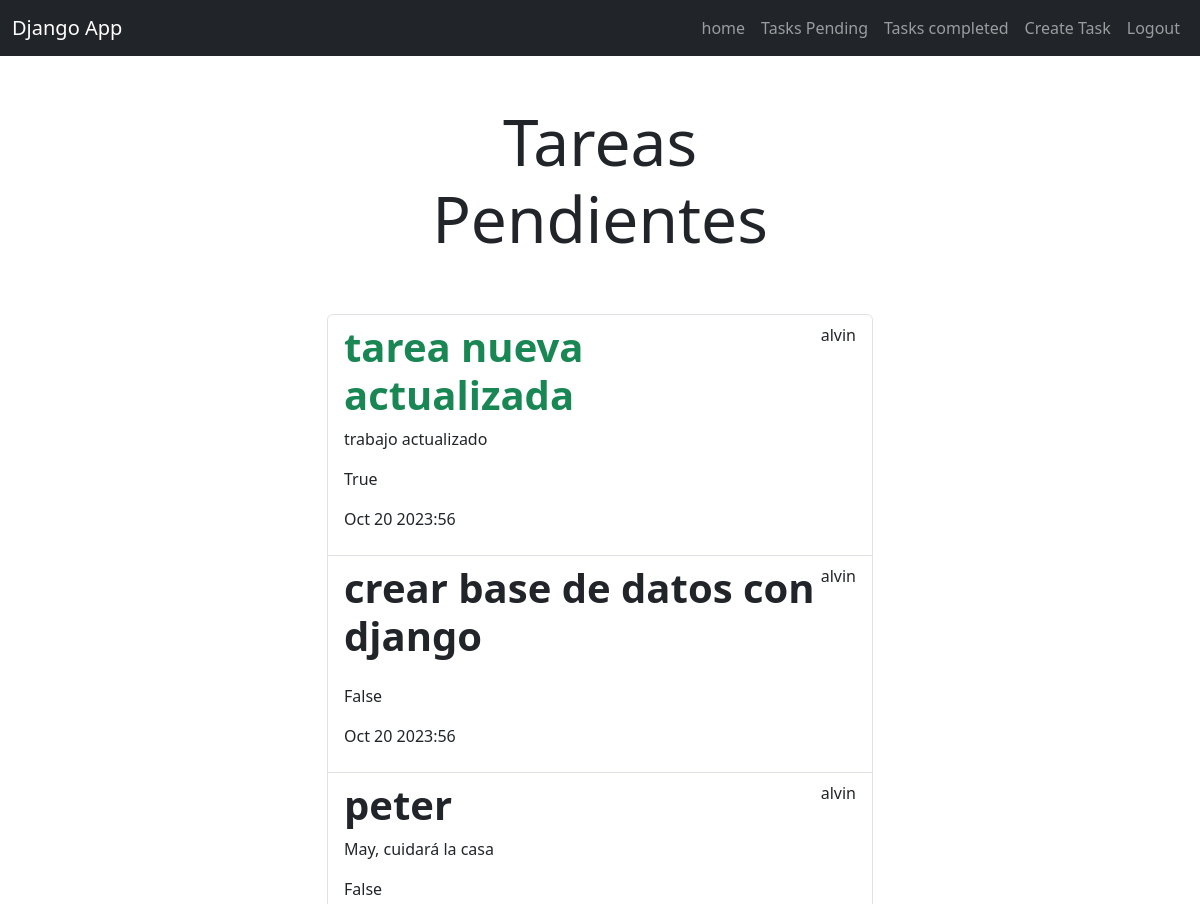
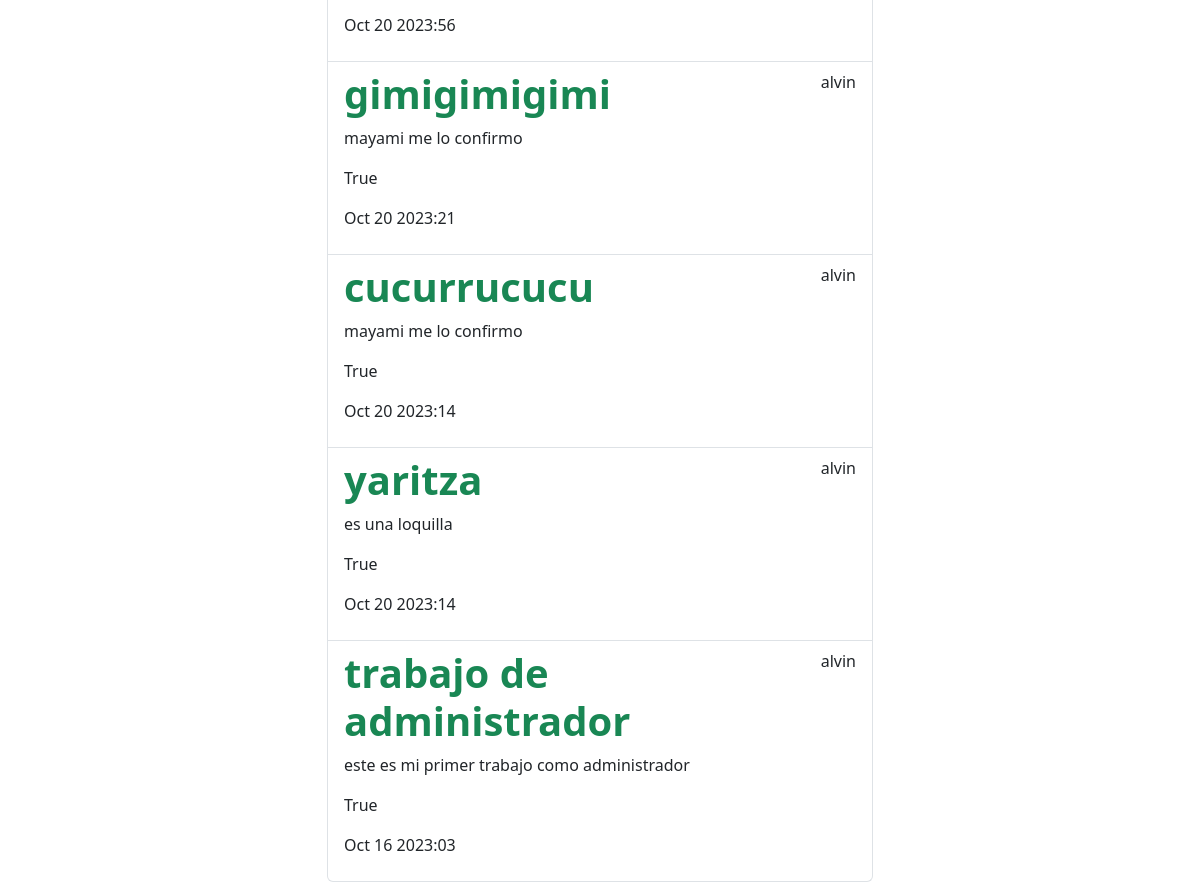
The page /tasks_completed/ (signed in) on the database its author committed (2 pictures, top to bottom).
### tasks/models.py (models this page shows, shortened)
class Task(models.Model):
    title = models.CharField(max_length=100)
    description = models.TextField(blank=True)
    created = models.DateTimeField(auto_now_add=True)
    datecompleted = models.DateTimeField(null=True, blank=True)
    important = models.BooleanField(default=False)
    user = models.ForeignKey(User, on_delete=models.CASCADE)

### tasks/views.py (the view)
# urls.py: path('tasks_completed/', views.tasks_completed, name='tasks_completed'),
@login_required
def tasks_completed(request):
    tasks = Task.objects.filter(user=request.user, datecompleted__isnull=False).order_by('-datecompleted')
    return render(request, 'tasks.html',{'tasks':tasks})

### tasks/templates/tasks.html
{% extends 'base.html' %}
{% block content %}
<main class="container">
    <div class="row">
        <div class="col-md-6 offset-md-3">
            <h1 class="text-center display-3 py-5">Tareas Pendientes</h1>
            <ul class="list-group">
                {% for task in tasks %}
                    <a class="list-group-item" href="{% url 'task_detail' task.id %}">
                            <header class="d-flex justify-content-between">
                                {% if task.important %}
                                    <h1 class="fw-bold text-success">{{task.title}}</h1>
                                {% else %}
                                <h1 class="fw-bold">{{task.title}}</h1>
                                {% endif %}
                                <p>{{task.user.username}}</p>
                            </header>
                            <p>{{task.description}}</p>
                            <p>{{task.important}}</p>
                            <p>{{task.datecompleted|date:'M j Y:i'}}</p>
                    </a>
                {% endfor %}
            </ul>
        </div>
    </div>
</main>
{% endblock %}

### tasks/templates/base.html (shortened to what this page needs)
<!DOCTYPE html>
<html lang="en">
<head>
    <link href="https://cdn.jsdelivr.net/npm/bootstrap@5.3.0/dist/css/bootstrap.min.css" rel="stylesheet">
</head>
<body>
    <nav class="navbar navbar-expand-lg bg-dark navbar-dark">
        <div class="container-fluid">
          <a class="navbar-brand" href="/">Django App</a>
          <div class="collapse navbar-collapse" id="navbarNav">
            <ul class="navbar-nav  ms-auto">
                <li class="nav-item">
                    <a class="nav-link" href="/">home</a>
                </li>
                {% if user.is_authenticated %}
                    <li class="nav-item">
                        <a  href="{% url 'tasks' %}" class="nav-link">Tasks Pending</a>
                    </li>
                    <li class="nav-item">
                        <a href="{% url 'tasks_completed' %}" class="nav-link" >Tasks completed</a>
                    </li>
                    <li class="nav-item">
                        <a href="/tasks/create/" class="nav-link" >Create Task</a>
                    </li>
                    <li class="nav-item">
                        <a href="/logout" class="nav-link" >Logout</a>
                    </li>
                {% endif %}
            </ul>
          </div>
        </div>
      </nav>
    {% block content %}
    {% endblock %}
</body>
</html>

### rows shown on the page
Task: title "tarea nueva actualizada", user.username "alvin", description "trabajo actualizado", important "True", datecompleted "Oct 20 2023:56"
Task: title "crear base de datos con django", user.username "alvin", important "False", datecompleted "Oct 20 2023:56"
Task: title "peter", user.username "alvin", description "May, cuidará la casa", important "False", datecompleted "Oct 20 2023:56"
Task: title "gimigimigimi", user.username "alvin", description "mayami me lo confirmo", important "True", datecompleted "Oct 20 2023:21"
Task: title "cucurrucucu", user.username "alvin", description "mayami me lo confirmo", important "True", datecompleted "Oct 20 2023:14"
Task: title "yaritza", user.username "alvin", description "es una loquilla", important "True", datecompleted "Oct 20 2023:14"
Task: title "trabajo de administrador", user.username "alvin", description "este es mi primer trabajo como administrador", important "True", datecompleted "Oct 16 2023:03"
